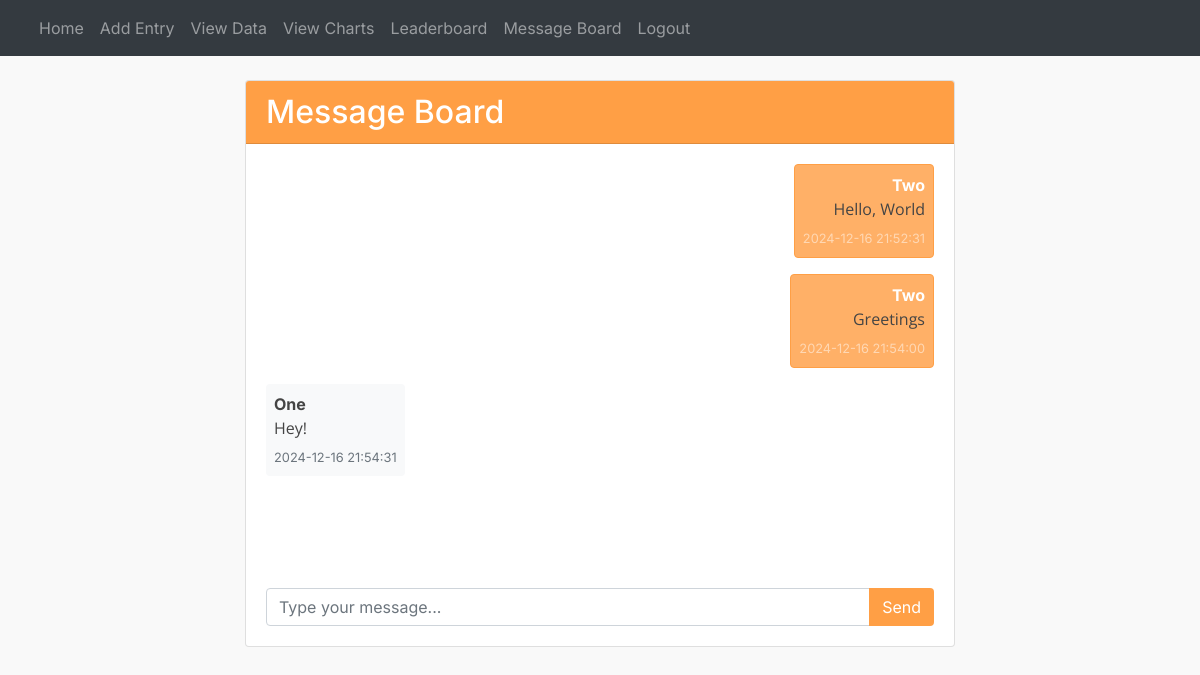
Page /message_board (signed in) on the earlier database version.
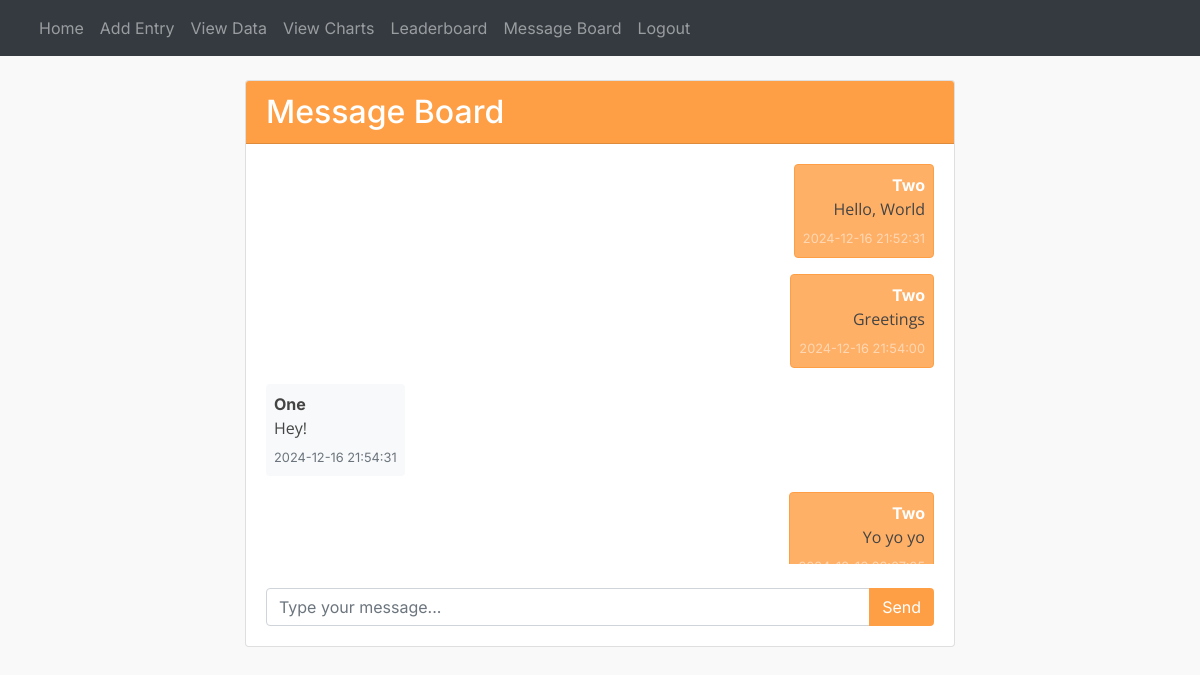
Same page on the later database version.
### website/models.py (models this page shows)
class User(db.Model, UserMixin):
    id = db.Column(db.Integer, primary_key=True)
    email = db.Column(db.String(150), unique=True)
    password = db.Column(db.String(150))
    first_name = db.Column(db.String(150))
    entries = db.relationship('Entry')
    messages = db.relationship('Message', backref='author', lazy=True)

class Message(db.Model):
    id = db.Column(db.Integer, primary_key=True)
    content = db.Column(db.Text, nullable=False)
    timestamp = db.Column(db.DateTime, default=datetime.datetime.utcnow)
    user_id = db.Column(db.Integer, db.ForeignKey('user.id'), nullable=False)

### website/views.py (the view)
@views.route('/message_board')
@login_required
def message_board():
    messages = Message.query.order_by(Message.timestamp.asc()).all()
    print(f"Found {len(messages)} messages")  # Debug print
    serialized_messages = []
    for message in messages:
        serialized_messages.append({
            'id': message.id,
            'content': message.content,
            'user_id': message.user_id,
            'username': message.author.first_name,
            'timestamp': message.timestamp.strftime('%Y-%m-%d %H:%M:%S')
        })
        print(f"Serialized message: {serialized_messages[-1]}")  # Debug print
    return render_template('message_board.html', messages=serialized_messages, user=current_user)

### website/__init__.py (called while the page is built)
@event.listens_for(Engine, "connect")
def set_sqlite_pragma(dbapi_connection, connection_record):
    if isinstance(dbapi_connection, sqlite3.Connection):
        cursor = dbapi_connection.cursor()
        cursor.execute("PRAGMA foreign_keys=ON")
        cursor.close()

def create_app():
    app = Flask(__name__)
    app.config['DEBUG'] = True
    app.config['SECRET_KEY'] = 'chenburger'
    app.config['SQLALCHEMY_DATABASE_URI'] = f'sqlite:///{DB_NAME}'
    app.config['SQLALCHEMY_TRACK_MODIFICATIONS'] = False
    db.init_app(app)
    migrate = Migrate(app, db)
    socketio.init_app(app)
    from .views import views
    from .auth import auth
    app.register_blueprint(auth, url_prefix='/')
    app.register_blueprint(views, url_prefix='/')
    from .models import User, Entry
    with app.app_context():
        db.create_all()
    login_manager = LoginManager()
    login_manager.login_view = 'auth.login'
    login_manager.init_app(app)
    @login_manager.user_loader
    def load_user(id):
        return User.query.get(int(id))
    return app

### website/templates/message_board.html (shortened to what this page needs)
{% extends "base.html" %}
{% block content %}
<div class="container mt-4">
    <div class="row">
        <div class="col-md-8 mx-auto">
            <div class="card">
                <div class="card-header" style="background-color: #FF9F45; color: white;">
                    <h2 class="mb-0">Message Board</h2>
                </div>
                <div class="card-body">
                    <div id="message-container" class="mb-4" style="height: 400px; overflow-y: auto;">
                        {% for message in messages %}
                        <div class="message mb-3 {% if message.user_id == current_user.id %}text-right{% endif %}">
                            <div class="d-inline-block p-2 rounded {% if message.user_id == current_user.id %}bg-orange text-white{% else %}bg-light{% endif %}"
                                 style="{% if message.user_id == current_user.id %}background-color: #FFB067; border: 1px solid #FF9F45;{% endif %}">
                                <strong>{{ message.username }}</strong>
                                <p class="mb-1">{{ message.content }}</p>
                                <small class="{% if message.user_id == current_user.id %}text-white-50{% else %}text-muted{% endif %}" data-timestamp="{{ message.timestamp }}">{{ message.timestamp }}</small>
                            </div>
                        </div>
                        {% endfor %}
                    </div>
                    <form id="message-form" class="mt-3">
                        <div class="input-group">
                            <input type="text" id="message-input" class="form-control" placeholder="Type your message...">
                            <div class="input-group-append">
                                <button class="btn text-white" type="submit" style="background-color: #FF9F45;">Send</button>
                            </div>
                        </div>
                    </form>
                </div>
            </div>
        </div>
    </div>
</div>
{% endblock %}

Differences in the rows shown:
added Message: content "Yo yo yo"
Other differences:
new list line: "Two"
